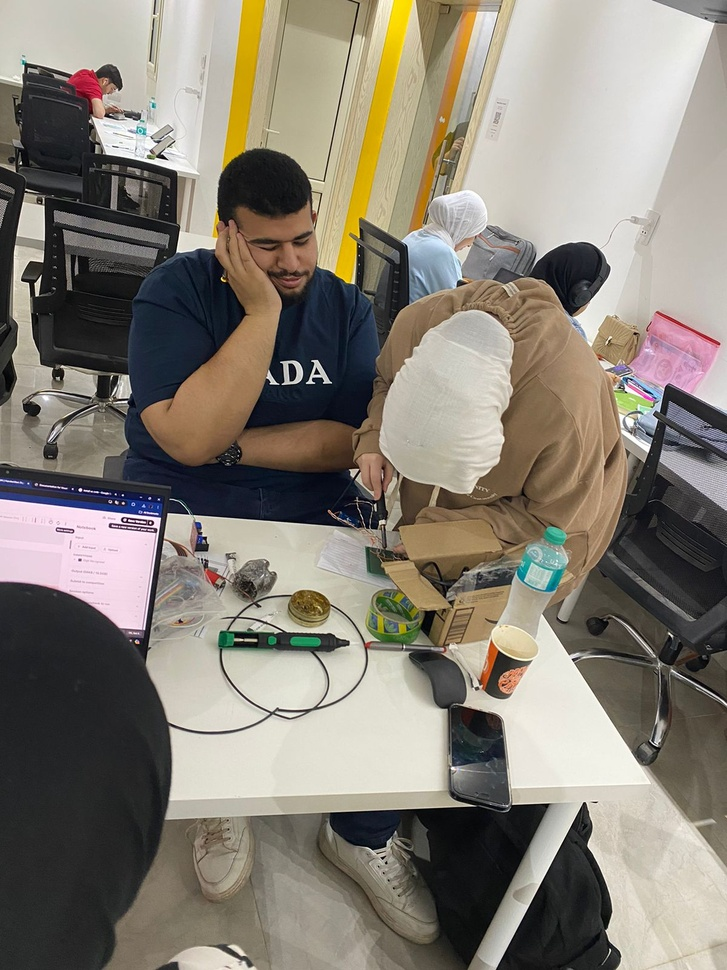
#> input picture images/WhatsApp Image 2024-05-27 at 01.35.56_1260a30a.jpg, 727 x 970 px, shrunk from 1200 x 1600 before the run
$ python UNI.py
#> lines starting #> are read from the running program, lines starting #| are printed output that depends on the picture; after the words box and inside, x2 and y2 are one past the last pixel; in counts of white or black regions, pixels touching at a corner belong together
import cv2
import numpy as np

# read the image
image = cv2.imread('./images/WhatsApp Image 2024-05-27 at 01.35.56_1260a30a.jpg')
#> image is the input picture: shape (970, 727, 3); mean B, G, R 116.5, 127.4, 134.1

# convert the image to grayscale
gray = cv2.cvtColor(image, cv2.COLOR_BGR2GRAY)
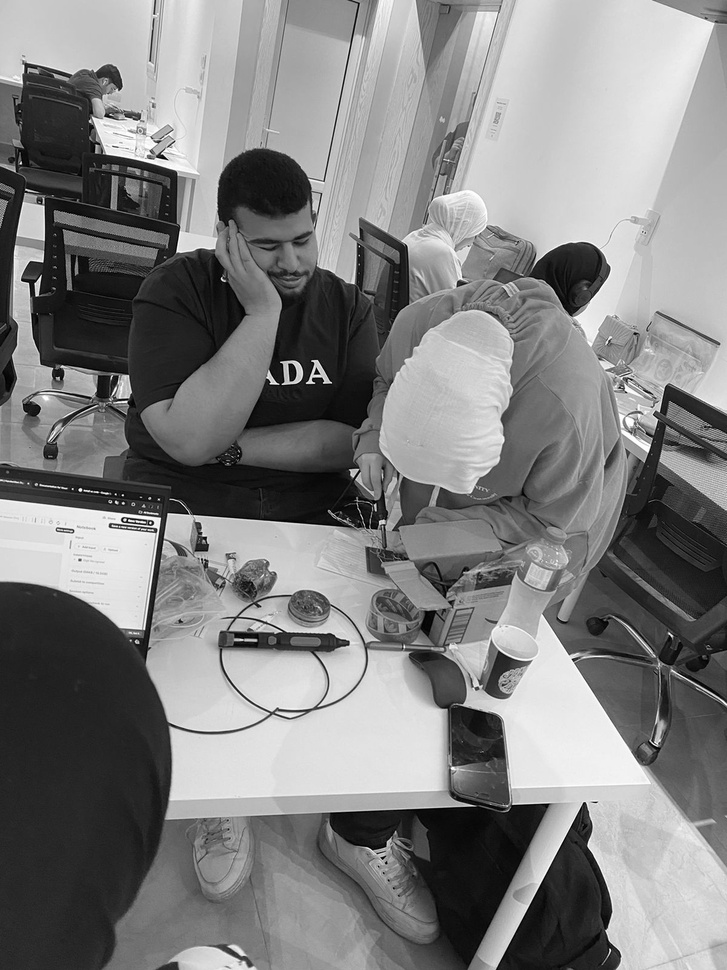
#> gray: shape (970, 727); min 0, max 255, mean 128.2

# create a mask to select pixels with intensity above 200
_, mask = cv2.threshold(gray, 200, 255, cv2.THRESH_BINARY_INV)
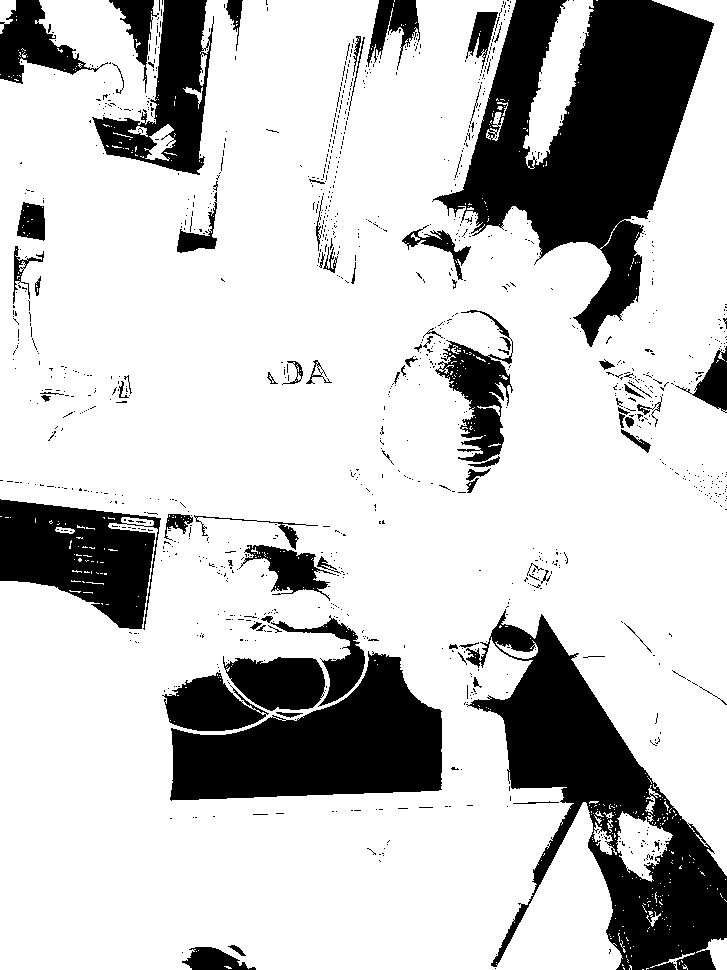
#> mask: shape (970, 727); 77.4% white; 1176 black regions (1092 under 20 px), largest, box (x1, y1, x2, y2) and area: (432, 0, 714, 347) 43295, (466, 609, 727, 970) 33270, (170, 651, 442, 801) 23585

# apply the mask to the grayscale image
result = cv2.bitwise_and(gray, mask)
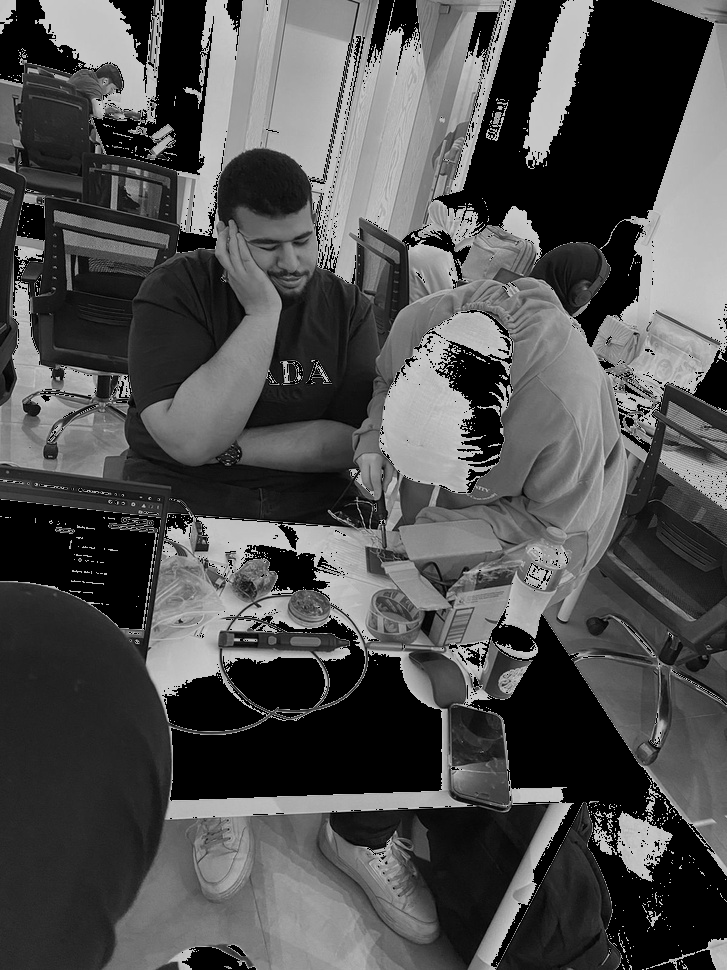
#> result: shape (970, 727); min 0, max 200, mean 78.8

# do something with the modified image (e.g., save it)
cv2.imwrite('WhatsApp Image 2024-05-27 at 01.35.56_1260a30a.jpg', result)

$ run again, with images/WhatsApp Image 2024-11-08 at 05.43.34_160acb28.jpg copied over images/WhatsApp Image 2024-05-27 at 01.35.56_1260a30a.jpg
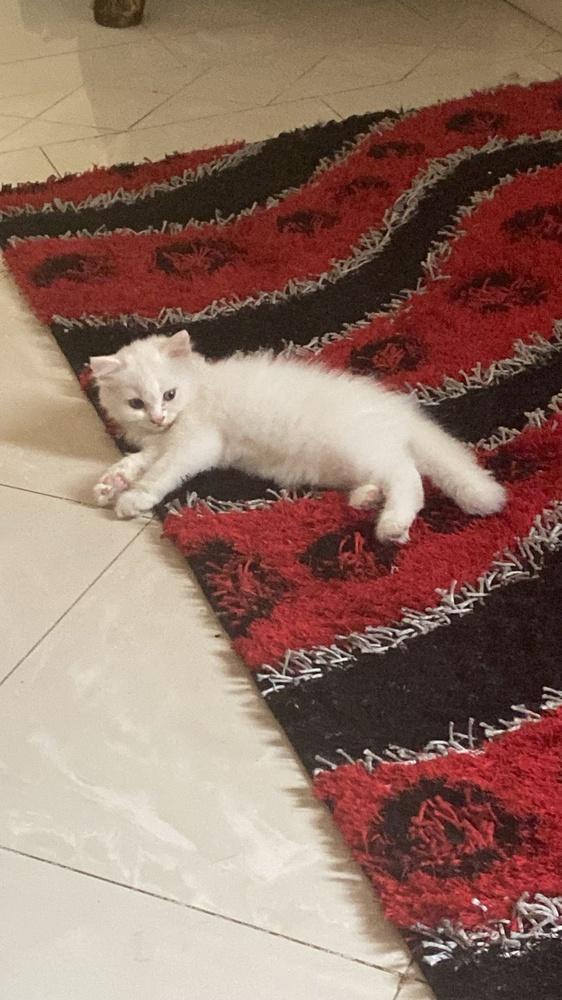
#> input picture images/WhatsApp Image 2024-11-08 at 05.43.34_160acb28.jpg, 562 x 1000 px, shrunk from 900 x 1600 before the run
#> image is the input picture: shape (1000, 562, 3); mean B, G, R 101.4, 114.5, 145.8
#> `_, mask = cv2.threshold(gray, 200, 255, cv2.THRESH_BINARY_INV)`:
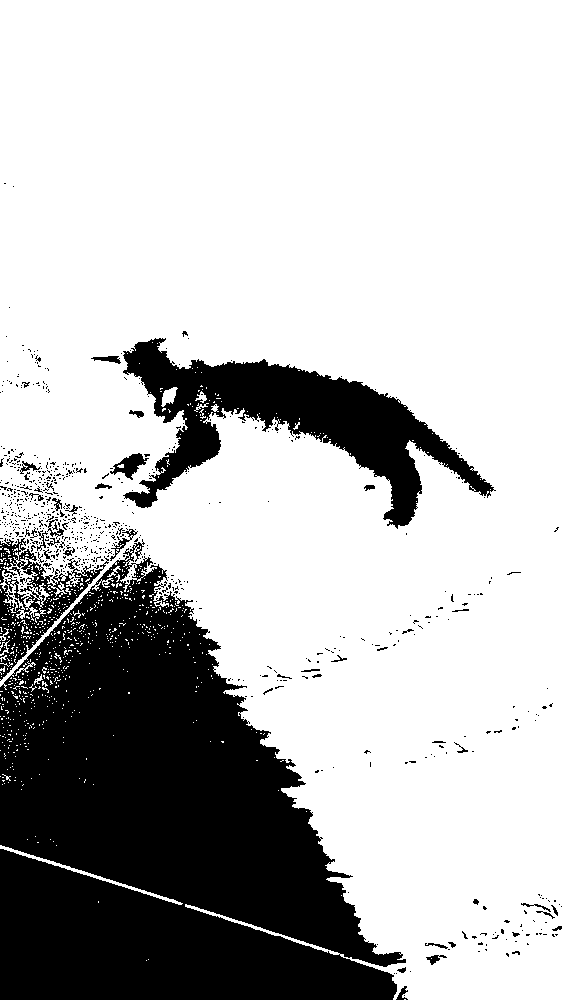
#> mask: shape (1000, 562); 74% white; 718 black regions (671 under 20 px), largest, box (x1, y1, x2, y2) and area: (0, 539, 406, 1000) 114343, (123, 338, 496, 529) 22938, (0, 538, 109, 681) 4477
#> `result = cv2.bitwise_and(gray, mask)`:
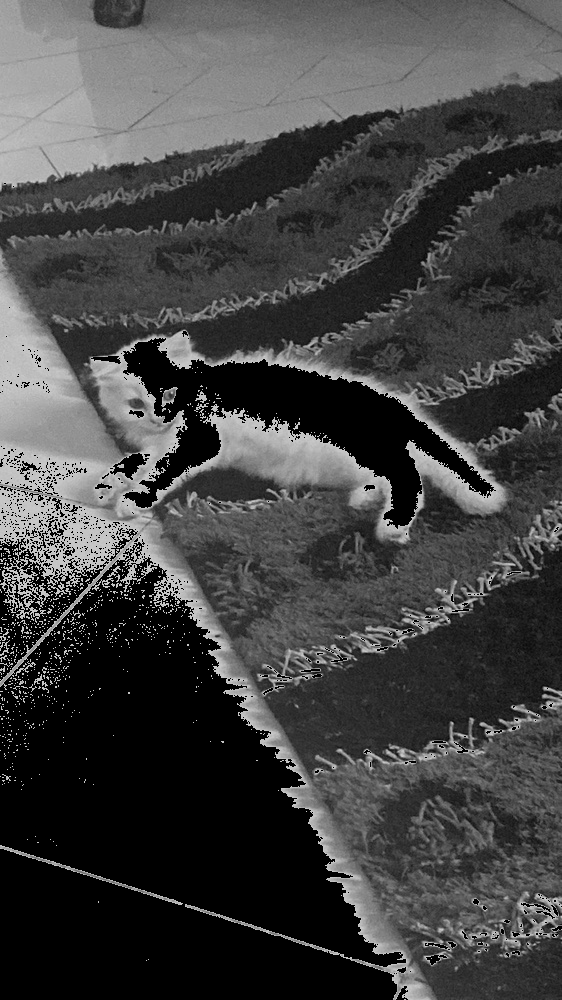
#> result: shape (1000, 562); min 0, max 200, mean 66.7

$ run again, with images/WhatsApp Image 2024-11-08 at 05.43.34_36bee41f.jpg copied over images/WhatsApp Image 2024-05-27 at 01.35.56_1260a30a.jpg
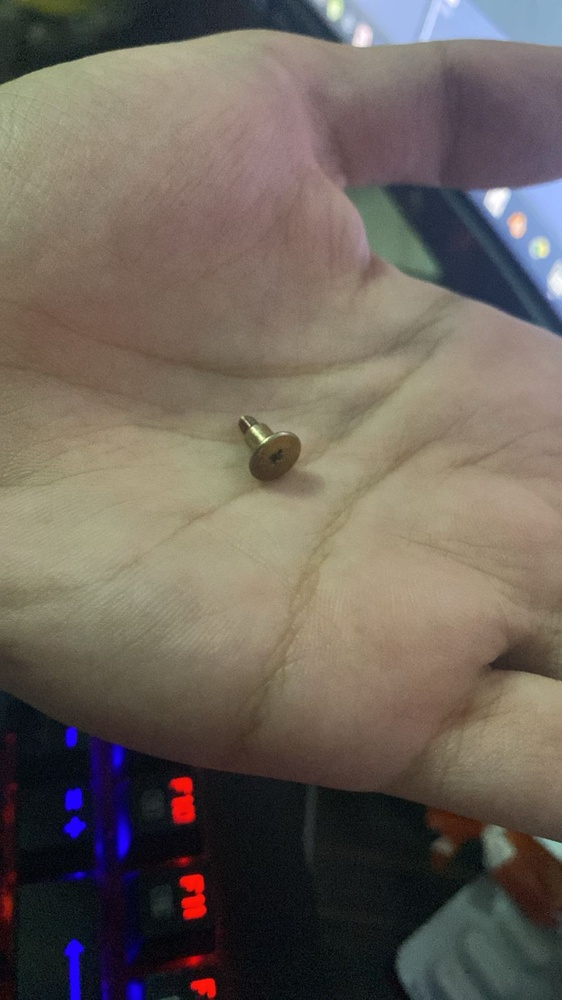
#> input picture images/WhatsApp Image 2024-11-08 at 05.43.34_36bee41f.jpg, 562 x 1000 px, shrunk from 900 x 1600 before the run
#> image is the input picture: shape (1000, 562, 3); mean B, G, R 90.8, 99.4, 108.6
#> `gray = cv2.cvtColor(image, cv2.COLOR_BGR2GRAY)`:
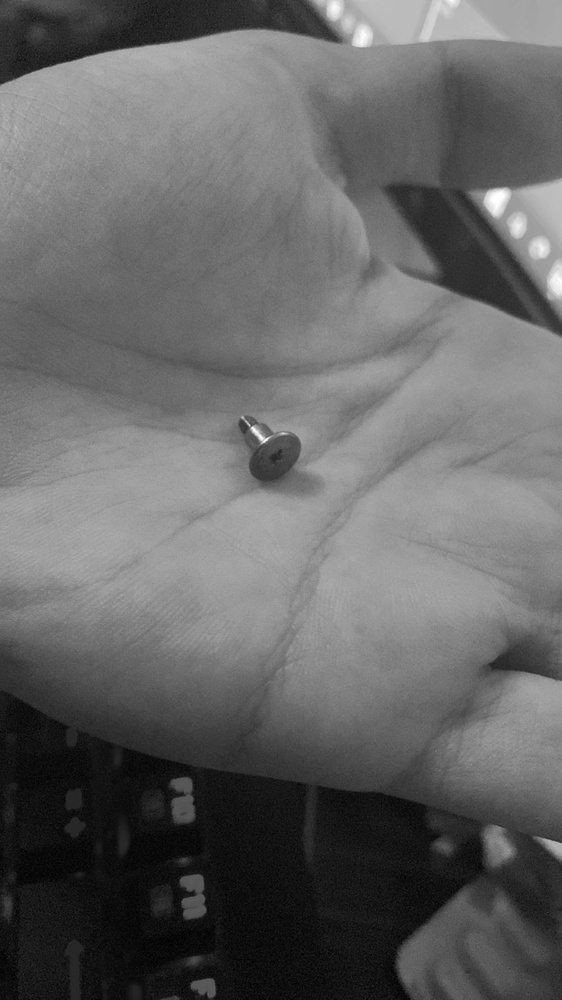
#> gray: shape (1000, 562); min 0, max 255, mean 101.2
#> `_, mask = cv2.threshold(gray, 200, 255, cv2.THRESH_BINARY_INV)`:
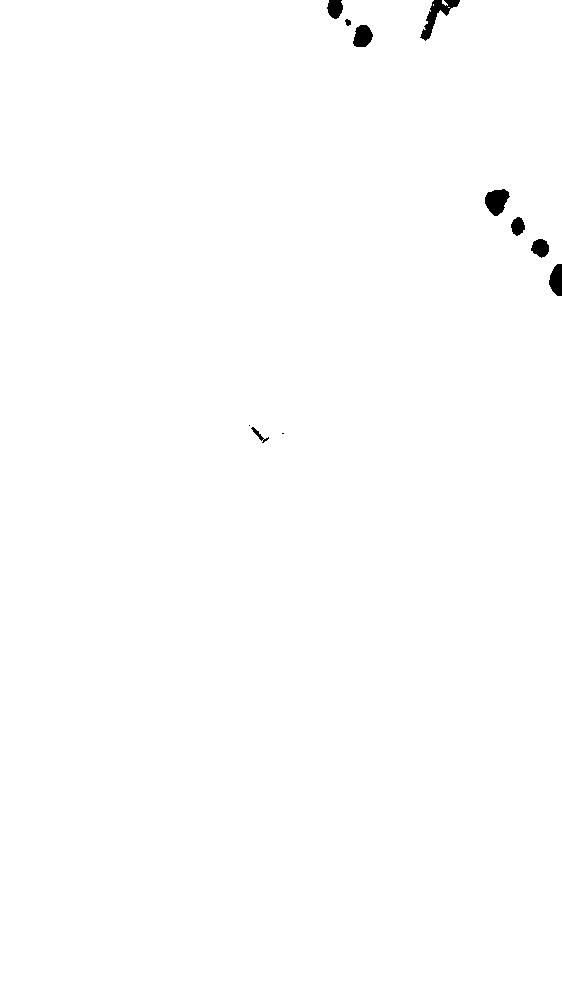
#> mask: shape (1000, 562); 99.6% white; 11 black regions (2 under 20 px), largest, box (x1, y1, x2, y2) and area: (420, 0, 460, 41) 514, (485, 189, 510, 216) 456, (353, 25, 373, 47) 332

$ run again, with images/WhatsApp Image 2024-11-08 at 05.43.34_42381c65.jpg copied over images/WhatsApp Image 2024-05-27 at 01.35.56_1260a30a.jpg
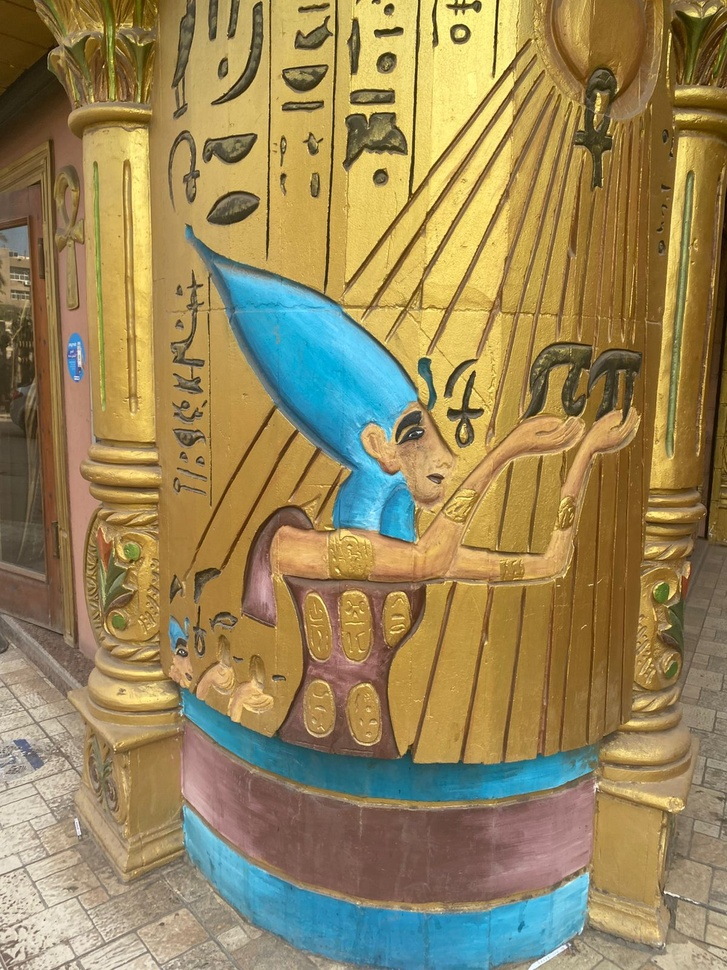
#> input picture images/WhatsApp Image 2024-11-08 at 05.43.34_42381c65.jpg, 727 x 970 px, shrunk from 1200 x 1600 before the run
#> image is the input picture: shape (970, 727, 3); mean B, G, R 89.8, 133.9, 151.8
#> `_, mask = cv2.threshold(gray, 200, 255, cv2.THRESH_BINARY_INV)`:
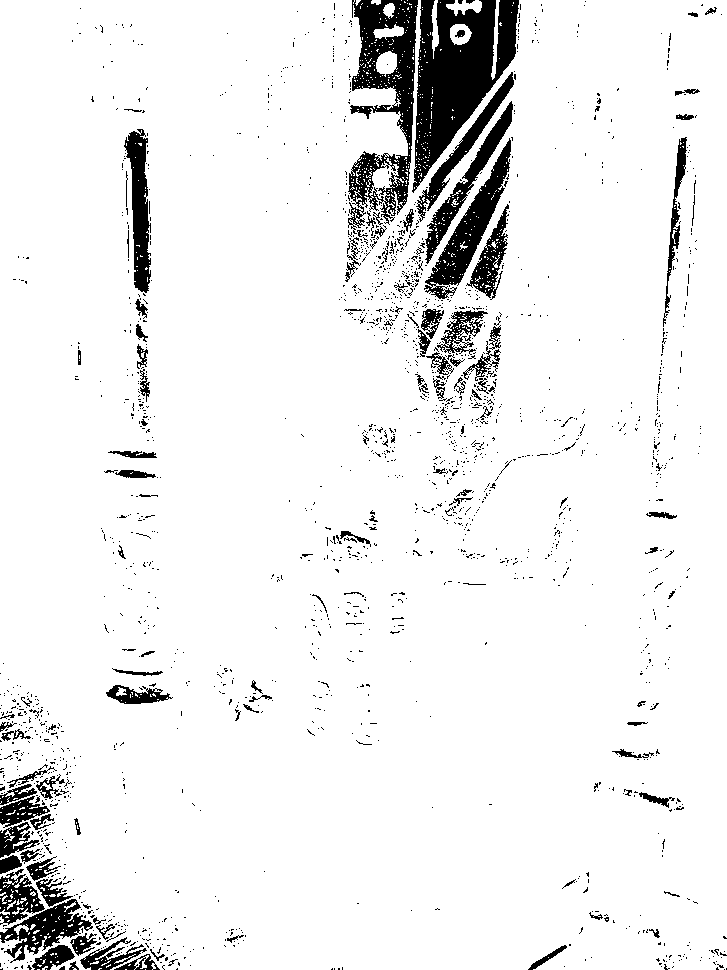
#> mask: shape (970, 727); 92.6% white; 1948 black regions (1823 under 20 px), largest, box (x1, y1, x2, y2) and area: (412, 0, 519, 193) 10494, (348, 0, 418, 234) 7273, (424, 138, 511, 299) 3585
#> `result = cv2.bitwise_and(gray, mask)`:
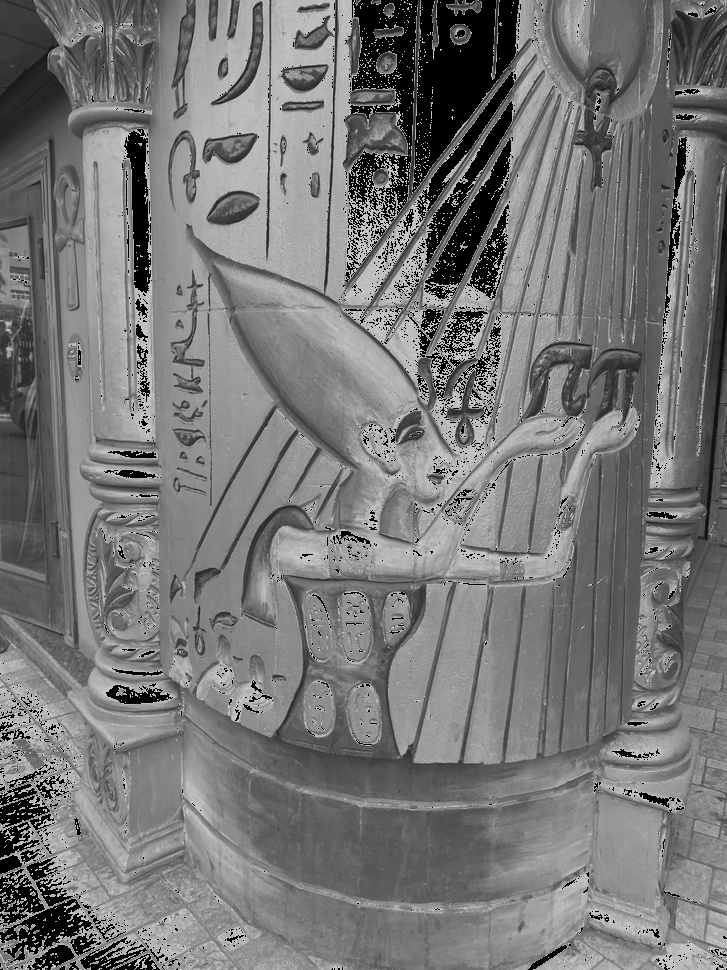
#> result: shape (970, 727); min 0, max 200, mean 118.3
